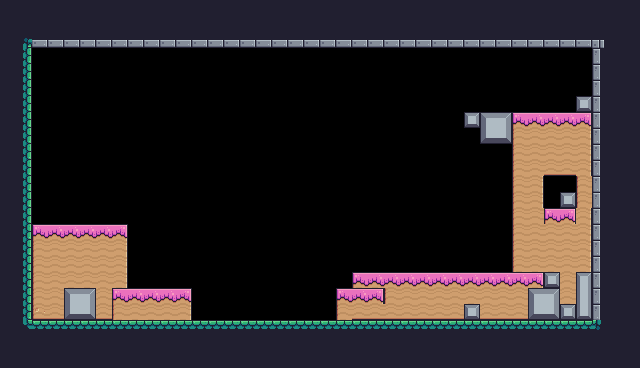

A level layout from a 2D game, rendered from its tile map. Below: a short description, then the map file with its tile-grid data intact:
An orthogonal 40x23 tile map with 16x16 px tiles, 1 tile layer (Background) and 34 objects (16x Fruit, 2x jumpPad, Player, Checkpoint, Restart).

<map version="1.10" tiledversion="1.11.0" orientation="orthogonal" renderorder="right-down" width="40" height="23" tilewidth="16" tileheight="16" infinite="0" nextlayerid="5" nextobjectid="60">
 <tileset firstgid="1" source="Pixel_adventure.tsx" />
 <layer id="1" name="Background" width="40" height="23">
  <data encoding="csv">
24,24,24,24,24,24,24,24,24,24,24,24,24,24,24,24,24,24,24,24,24,24,24,24,24,24,24,24,24,24,24,24,24,24,24,24,24,24,24,24,
24,24,24,24,24,24,24,24,24,24,24,24,24,24,24,24,24,24,24,24,24,24,24,24,24,24,24,24,24,24,24,24,24,24,24,24,24,24,24,24,
24,180,46,46,46,46,46,46,46,46,46,46,46,46,46,46,46,46,46,46,46,46,46,46,46,46,46,46,46,46,46,46,46,46,46,46,46,5,24,24,
24,201,0,0,0,0,0,0,0,0,0,0,0,0,0,0,0,0,0,0,0,0,0,0,0,0,0,0,0,0,0,0,0,0,0,0,0,23,24,24,
24,201,0,0,0,0,0,0,0,0,0,0,0,0,0,0,0,0,0,0,0,0,0,0,0,0,0,0,0,0,0,0,0,0,0,0,0,23,24,24,
24,201,0,0,0,0,0,0,0,0,0,0,0,0,0,0,0,0,0,0,0,0,0,0,0,0,0,0,0,0,0,0,0,0,0,0,0,23,24,24,
24,201,0,0,0,0,0,0,0,0,0,0,0,0,0,0,0,0,0,0,0,0,0,0,0,0,0,0,0,0,0,0,0,0,0,0,123,23,24,24,
24,201,0,0,0,0,0,0,0,0,0,0,0,0,0,0,0,0,0,0,0,0,0,0,0,0,0,0,0,123,124,125,183,184,184,184,185,23,24,24,
24,201,0,0,0,0,0,0,0,0,0,0,0,0,0,0,0,0,0,0,0,0,0,0,0,0,0,0,0,0,146,147,205,206,206,206,207,23,24,24,
24,201,0,0,0,0,0,0,0,0,0,0,0,0,0,0,0,0,0,0,0,0,0,0,0,0,0,0,0,0,0,0,205,206,206,206,207,23,24,24,
24,201,0,0,0,0,0,0,0,0,0,0,0,0,0,0,0,0,0,0,0,0,0,0,0,0,0,0,0,0,0,0,205,206,228,228,207,23,24,24,
24,201,0,0,0,0,0,0,0,0,0,0,0,0,0,0,0,0,0,0,0,0,0,0,0,0,0,0,0,0,0,0,205,207,0,0,205,23,24,24,
24,201,0,0,0,0,0,0,0,0,0,0,0,0,0,0,0,0,0,0,0,0,0,0,0,0,0,0,0,0,0,0,205,207,0,123,205,23,24,24,
24,201,0,0,0,0,0,0,0,0,0,0,0,0,0,0,0,0,0,0,0,0,0,0,0,0,0,0,0,0,0,204,205,206,183,185,207,23,24,24,
24,201,183,184,184,184,184,185,0,0,0,0,0,0,0,0,0,0,0,0,0,0,0,0,0,0,0,0,0,0,0,0,205,206,206,206,207,23,24,24,
24,201,205,206,206,206,206,207,0,0,0,0,0,0,0,0,0,0,0,0,0,0,0,0,0,0,0,0,0,0,0,0,205,206,206,206,207,23,24,24,
24,201,205,206,206,206,206,207,0,0,0,0,0,0,0,0,0,0,0,0,0,0,0,0,0,0,0,0,0,0,0,0,205,206,206,206,207,23,24,24,
24,201,205,206,206,206,206,207,0,0,0,0,0,0,0,0,0,0,0,0,0,0,183,184,184,184,184,184,184,184,184,184,184,185,123,206,104,23,24,24,
24,201,205,206,124,125,206,183,184,184,184,185,0,0,0,0,0,0,0,0,0,183,184,185,205,206,206,206,206,206,206,206,206,124,125,206,126,23,24,24,
24,201,227,228,146,147,228,205,206,206,206,207,0,0,0,0,0,0,0,0,0,205,228,228,228,228,228,228,228,123,228,228,228,146,147,123,148,23,24,24,
24,202,178,178,178,178,178,178,178,178,178,178,178,178,178,178,178,178,178,178,178,178,178,178,178,178,178,178,178,178,178,178,178,178,178,178,178,203,24,24,
24,24,24,24,24,24,24,24,24,24,24,24,24,24,24,24,24,24,24,24,24,24,24,24,24,24,24,24,24,24,24,24,24,24,24,24,24,24,24,24,
24,24,24,24,24,24,24,24,24,24,24,24,24,24,24,24,24,24,24,24,24,24,24,24,24,24,24,24,24,24,24,24,24,24,24,24,24,24,24,24
</data>
 </layer>
 <objectgroup id="2" name="Collisions">
  <object id="19" x="16" y="32" width="16" height="288" />
  <object id="20" x="32" y="32" width="576" height="16" />
  <object id="21" x="592" y="48" width="16" height="288" />
  <object id="22" x="16" y="320" width="576" height="16" />
  <object id="23" x="32" y="224" width="96" height="96" />
  <object id="24" x="128" y="288" width="64" height="32" />
  <object id="31" x="352" y="272" width="160" height="48" />
  <object id="32" x="336" y="288" width="16" height="32" />
  <object id="33" x="512" y="112" width="80" height="208" />
  <object id="34" x="464" y="112" width="16" height="16" />
  <object id="35" x="480" y="112" width="32" height="32" />
  <object id="36" x="576" y="96" width="16" height="16" />
  <object id="37" x="560" y="192" width="16" height="16" />
 </objectgroup>
 <objectgroup id="3" name="Spawnpoints">
  <object id="16" name="Player" type="Player" x="48" y="192" width="32" height="32" />
  <object id="18" type="jumpPad" x="240" y="288" width="32" height="32" />
  <object id="38" type="jumpPad" x="416" y="240" width="32" height="32" />
  <object id="39" name="Bananas" type="Fruit" x="240" y="240" width="32" height="32" />
  <object id="40" name="Bananas" type="Fruit" x="240" y="192" width="32" height="32" />
  <object id="41" name="Bananas" type="Fruit" x="160" y="160" width="32" height="32" />
  <object id="42" name="Bananas" type="Fruit" x="208" y="160" width="32" height="32" />
  <object id="43" name="Bananas" type="Fruit" x="256" y="160" width="32" height="32" />
  <object id="44" name="Bananas" type="Fruit" x="304" y="160" width="32" height="32" />
  <object id="45" name="Bananas" type="Fruit" x="176" y="128" width="32" height="32" />
  <object id="46" name="Bananas" type="Fruit" x="224" y="128" width="32" height="32" />
  <object id="47" name="Bananas" type="Fruit" x="272" y="128" width="32" height="32" />
  <object id="48" name="Bananas" type="Fruit" x="208" y="96" width="32" height="32" />
  <object id="49" name="Bananas" type="Fruit" x="256" y="96" width="32" height="32" />
  <object id="50" name="Bananas" type="Fruit" x="240" y="64" width="32" height="32" />
  <object id="51" name="Orange" type="Fruit" x="416" y="192" width="32" height="32" />
  <object id="52" name="Orange" type="Fruit" x="416" y="128" width="32" height="32" />
  <object id="53" name="Orange" type="Fruit" x="464" y="80" width="32" height="32" />
  <object id="54" name="Orange" type="Fruit" x="416" y="80" width="32" height="32" />
  <object id="55" type="Checkpoint" x="512" y="48" width="64" height="64" />
  <object id="59" type="Restart" x="576" y="16" width="32" height="32" />
 </objectgroup>
</map>
